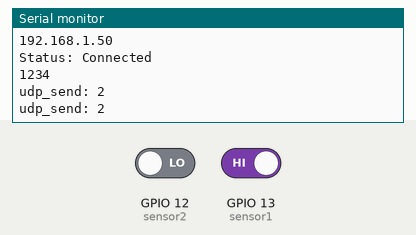
Bench run of a sketch on a simulated ESP32. Parts: the last lines printed to the serial monitor. The test bench sets the inputs (shaded band); at power-on: GPIO 12 (sensor2) LOW, GPIO 13 (sensor1) HIGH. WiFi joins after 1.5 s; servers stay silent unless stated.

Above: at 2.7 s.
2.8 s: GPIO 12 (sensor2) driven HIGH
At 4.2 s:
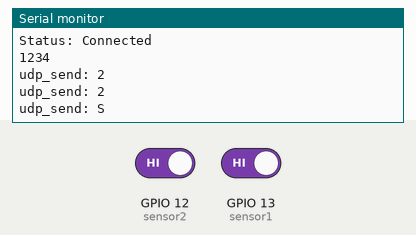
6.0 s: GPIO 13 (sensor1) driven LOW
At 7.3 s:
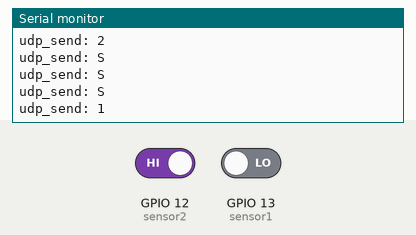

Measured:
- after the input at 2.8 s, the serial monitor: prints a new line after 0.71 s (image 1)
- after the input at 6.0 s, the serial monitor: prints a new line after 0.51 s (image 2)

The sketch:

esp_32_server.ino
```cpp
#include <WiFi.h>
#include <WiFiUdp.h>


const char* ssid = "OPPO A15";
const char* password = "emon0002";


const char * udpAddress = "192.168.43.23";
WiFiUDP udp;
unsigned int udpPort=1234;
int sensor1= 13;
int sensor2= 12;

char pktbuf[10];
char rx_val;
void setup() {
  pinMode(sensor1, INPUT);
  pinMode(sensor2, INPUT);
Serial.begin(115200);
WiFi.begin(ssid, password);
while (WiFi.waitForConnectResult() != WL_CONNECTED) {
    Serial.println("Connection Failed! Rebooting...");
    delay(5000);
    ESP.restart();
  }
  Serial.println(WiFi.localIP());
  Serial.println("Status: Connected");


  udp.begin(udpPort);
  Serial.println(udpPort);
}

void loop() {
 int rp=udp.parsePacket();
 if(!rp)
 {
   if (digitalRead(sensor1)==LOW)
   {
     rx_val= 'R1';
     Serial.print("udp_send: ");
     Serial.println(rx_val);
     udp.beginPacket(udpAddress,udpPort);
     udp.write(rx_val);
     udp.endPacket();

   }
   else if (digitalRead(sensor2)==LOW)
   {
     rx_val= 'R2';
     Serial.print("udp_send: ");
     Serial.println(rx_val);
     udp.beginPacket(udpAddress,udpPort);
     udp.write(rx_val);
     udp.endPacket();

   }
   else{
    rx_val= 'S';
     Serial.print("udp_send: ");
     Serial.println(rx_val);
     udp.beginPacket(udpAddress,udpPort);
     udp.write(rx_val);
     udp.endPacket();
   }
 }
 else
 {
    udp.read(pktbuf,1);
    Serial.print("Packet from "+String(udpAddress)+": ");
    Serial.println(pktbuf);
    delay(1000);
 }
 delay(1000);
 }
```
